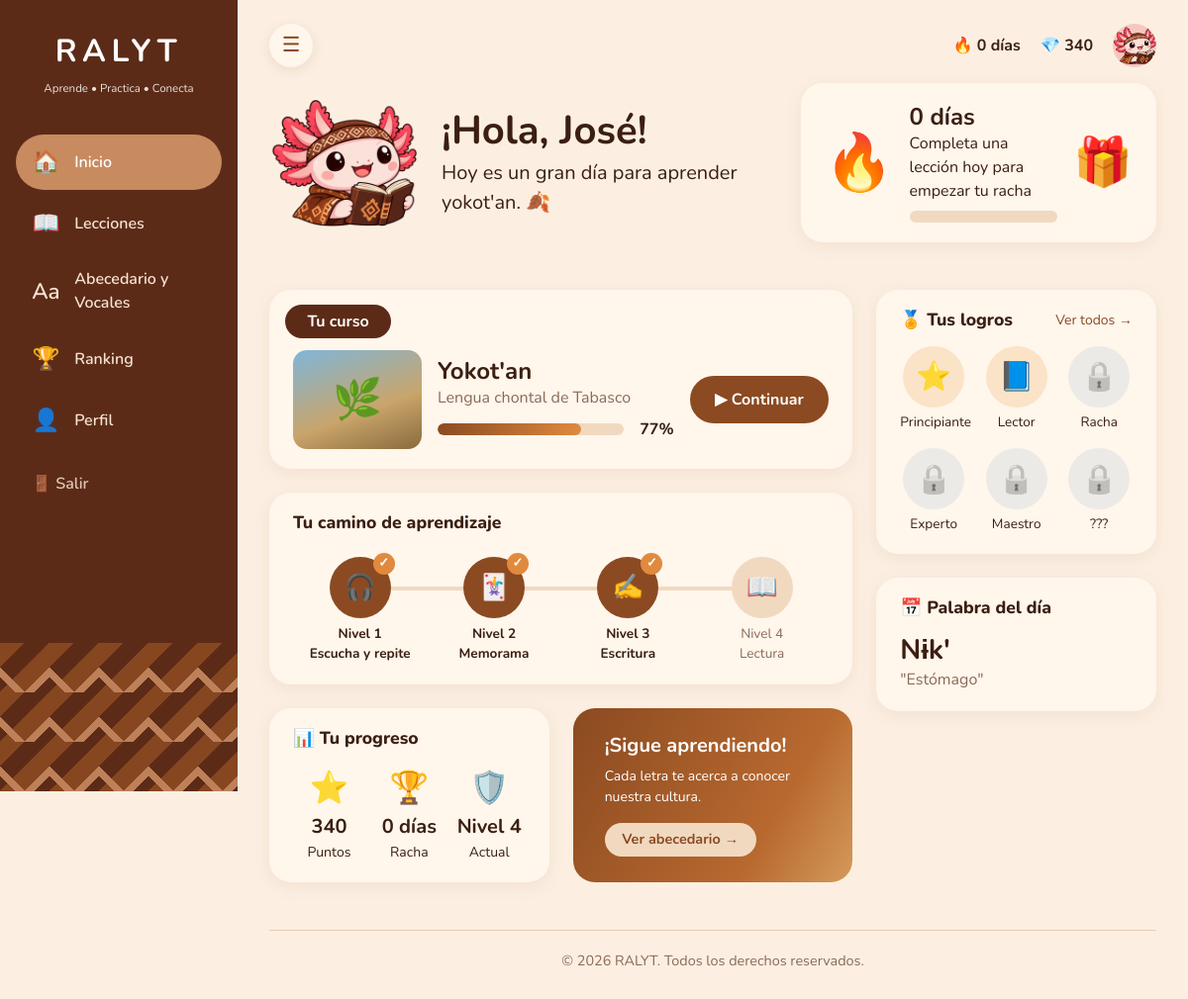
Before: /index.php?ruta=inicio (signed in) with the older database file.
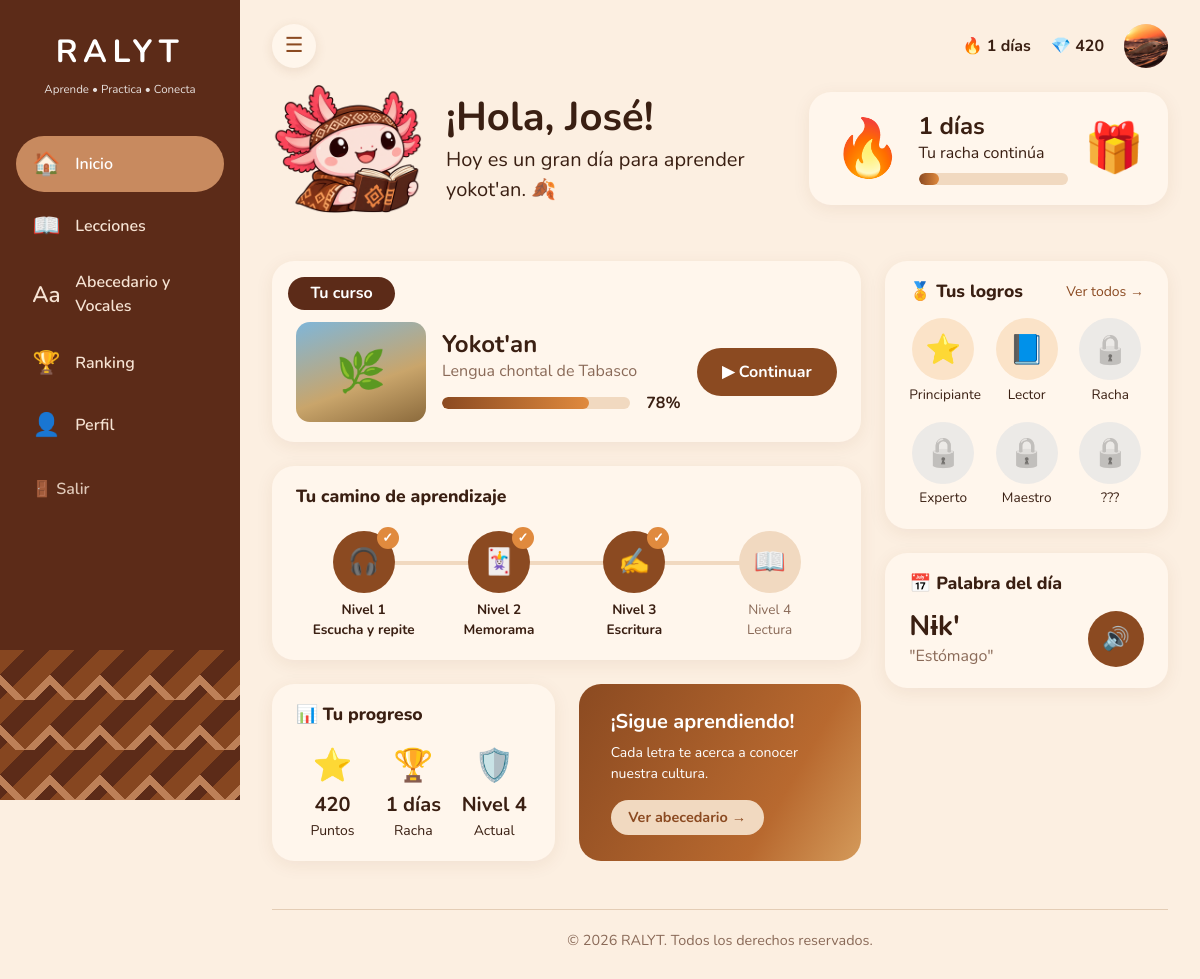
After: the same page with the newer database file.
### tables this page shows
CREATE TABLE `usuarios`  (
  `id` int(10) UNSIGNED NOT NULL AUTO_INCREMENT,
  `nombre` varchar(100) NOT NULL,
  `usuario` varchar(30) NOT NULL,
  `correo` varchar(120) NOT NULL,
  `password_hash` varchar(255) NOT NULL,
  `avatar` varchar(255) NULL DEFAULT NULL,
  `puntos` int(10) UNSIGNED NOT NULL DEFAULT 0,
  `racha` int(10) UNSIGNED NOT NULL DEFAULT 0,
  `ultima_actividad` date NULL DEFAULT NULL,
  `creado_en` timestamp NOT NULL DEFAULT current_timestamp(),
  PRIMARY KEY (`id`) USING BTREE,
  UNIQUE INDEX `uq_usuario`(`usuario`) USING BTREE,
  UNIQUE INDEX `uq_correo`(`correo`) USING BTREE
);

CREATE TABLE `niveles`  (
  `id` tinyint(3) UNSIGNED NOT NULL,
  `nombre` varchar(60) NOT NULL,
  `tipo` enum('escucha','memorama','escritura','lectura') NOT NULL,
  `descripcion` varchar(255) NULL DEFAULT NULL,
  PRIMARY KEY (`id`) USING BTREE
);

CREATE TABLE `palabras`  (
  `id` int(10) UNSIGNED NOT NULL AUTO_INCREMENT,
  `categoria_id` int(10) UNSIGNED NOT NULL,
  `yokotan` varchar(120) NOT NULL,
  `espanol` varchar(160) NOT NULL,
  `tipo` enum('palabra','frase') NOT NULL DEFAULT 'palabra',
  `audio` varchar(100) NULL DEFAULT NULL,
  `imagen` varchar(255) NULL DEFAULT NULL,
  `nota` varchar(255) NULL DEFAULT NULL,
  `orden` smallint(6) NOT NULL DEFAULT 0,
  PRIMARY KEY (`id`) USING BTREE,
  UNIQUE INDEX `uq_palabra`(`categoria_id`, `yokotan`) USING BTREE,
  INDEX `idx_espanol`(`espanol`) USING BTREE,
  CONSTRAINT `fk_pal_cat` FOREIGN KEY (`categoria_id`) REFERENCES `categorias` (`id`) ON DELETE CASCADE ON UPDATE RESTRICT
);

### controllers/InicioController.php (called while the page is built, shortened)
<?php
class InicioController extends Controlador
{
    public function index(): void {
        $usuario = $this->usuario();
        $niveles = Nivel::estados((int)$usuario['id']);
        $racha   = Usuario::rachaEfectiva($usuario);
        $hechas  = array_sum(array_column($niveles, 'hechas'));
        $total   = array_sum(array_column($niveles, 'total'));
        $palabra = Palabra::delDia();
        $this->vista('inicio', [
            'titulo' => 'Inicio', 'activa' => 'inicio', 'usuario' => $usuario,
            'niveles' => $niveles, 'racha' => $racha, 'actual' => Nivel::actual($niveles),
            'pct' => $total ? (int)round($hechas * 100 / $total) : 0,
            'pctRacha' => $racha ? (int)round((($racha - 1) % 7 + 1) / 7 * 100) : 0,
            'nombre' => explode(' ', trim($usuario['nombre']))[0],
            'iconos' => ['escucha' => '🎧', 'memorama' => '🃏', 'escritura' => '✍️', 'lectura' => '📖'],
            'palabra' => $palabra, 'audioPalabra' => ruta_audio($palabra['audio'] ?? null),
            'logros' => array_slice(Logro::todos($usuario, $niveles, $racha), 0, 5),
        ]);
    }
}

### index.php (called while the page is built, shortened)
<?php
require __DIR__ . '/resources/class/funciones.php';
spl_autoload_register(function (string $clase) {
    foreach (['controllers', 'models', 'resources/class'] as $carpeta) {
        $archivo = __DIR__ . "/$carpeta/$clase.php";
        if (is_file($archivo)) { require $archivo; return; }
    }
});
$rutas = [
    'portada'    => ['InicioController',   'portada'],
    'login'      => ['AuthController',     'login'],
    'registro'   => ['AuthController',     'registro'],
    'logout'     => ['AuthController',     'logout'],
    'inicio'     => ['InicioController',   'index'],
    'lecciones'  => ['LeccionesController', 'mapa'],
    'actividad'  => ['LeccionesController', 'actividad'],
    'completar'  => ['LeccionesController', 'completar'],
    'resultados' => ['LeccionesController', 'resultados'],
    'ranking'    => ['RankingController',  'index'],
    'abecedario' => ['AbecedarioController', 'index'],
    'perfil'     => ['PerfilController',   'index'],
];
$ruta = $_GET['ruta'] ?? (!empty($_SESSION['uid']) ? 'inicio' : 'portada');
[$controlador, $metodo] = $rutas[$ruta];
(new $controlador())->$metodo();

### resources/class/funciones.php (called while the page is built, shortened)
<?php
function h($v): string { return htmlspecialchars((string)$v, ENT_QUOTES, 'UTF-8'); }
function url(string $ruta = '', array $params = []): string {
    $q = $ruta !== '' ? ['ruta' => $ruta] + $params : $params;
    return 'index.php' . ($q ? '?' . http_build_query($q) : '');
}
function u(string $ruta = '', array $params = []): string { return h(url($ruta, $params)); }

### resources/class/Conexion.php (called while the page is built, shortened)
<?php
class Conexion
{
    private static ?PDO $pdo = null;
    public static function get(): PDO
    {
        if (self::$pdo === null) {
            try {
                self::$pdo = new PDO('mysql:host=' . self::HOST . ';dbname=' . self::BD . ';charset=utf8mb4', self::USER, self::PASS, [
                    PDO::ATTR_ERRMODE            => PDO::ERRMODE_EXCEPTION,
                    PDO::ATTR_DEFAULT_FETCH_MODE => PDO::FETCH_ASSOC,
                    PDO::ATTR_EMULATE_PREPARES   => false,
                ]);
            } catch (PDOException $e) {
                http_response_code(500);
                exit('No se pudo conectar a la base de datos "ralyt". Revisa resources/class/Conexion.php y que hayas importado ralyt.sql y ralyt_ajustes.sql.');
            }
        }
        return self::$pdo;
    }
}

### models/Usuario.php (called while the page is built, shortened)
<?php
class Usuario
{
    public static function porId(int $id): ?array {
        $q = Conexion::get()->prepare('SELECT * FROM usuarios WHERE id = ?');
        $q->execute([$id]);
        return $q->fetch() ?: null;
    }
    public static function rachaEfectiva(array $u): int {
        $dias = (new DateTime('today'))->diff(new DateTime($u['ultima_actividad']))->days;
        return $dias <= 1 ? (int)$u['racha'] : 0;
    }
}

### models/Nivel.php (called while the page is built, shortened)
<?php
class Nivel
{
    public static function estados(int $uid): array {
        $db = Conexion::get();
        $niveles = [];
        foreach ($db->query('SELECT id, nombre, tipo FROM niveles ORDER BY id') as $n) {
            $n['total'] = 0; $n['hechas'] = 0;
            $niveles[(int)$n['id']] = $n;
        }
        $q = $db->prepare('SELECT l.nivel_id, COUNT(*) AS total, SUM(COALESCE(p.completada, 0)) AS hechas
                           FROM lecciones l LEFT JOIN progreso p ON p.leccion_id = l.id AND p.usuario_id = ?
                           GROUP BY l.nivel_id');
        $q->execute([$uid]);
        foreach ($q as $f) {
            $niveles[(int)$f['nivel_id']]['total']  = (int)$f['total'];
            $niveles[(int)$f['nivel_id']]['hechas'] = (int)$f['hechas'];
        }
        $niveles[4]['total'] = (int)$db->query('SELECT COUNT(*) FROM cuentos')->fetchColumn();
        $q = $db->prepare('SELECT COUNT(*) FROM cuentos_leidos WHERE usuario_id = ?');
        $q->execute([$uid]);
        $niveles[4]['hechas'] = (int)$q->fetchColumn();
        return $niveles;
    }
}

### models/Palabra.php (called while the page is built, shortened)
<?php
class Palabra
{
    public static function delDia(): ?array {
        $db = Conexion::get();
        $n = (int)$db->query("SELECT COUNT(*) FROM palabras WHERE tipo = 'palabra'")->fetchColumn();
        $off = crc32(date('Y-m-d')) % $n;
        return $db->query("SELECT yokotan, espanol, audio FROM palabras WHERE tipo = 'palabra' ORDER BY id LIMIT 1 OFFSET $off")->fetch() ?: null;
    }
}

### vistas/paginas/inicio.php (the view, shortened to what this page needs)
<div class="row g-4 align-items-center mb-4">
      <div class="col-xl-7">
        <div class="d-flex align-items-center gap-4">
          <img src="resources/imagenes/ajolote.png" alt="Ajolote, mascota de RALYT" class="rl-mascota-img">
          <div>
            <h2 class="display-6 fw-bold mb-1">¡Hola, <?= h($nombre) ?>!</h2>
            <p class="fs-5 mb-0">Hoy es un gran día para aprender yokot'an. 🍂</p>
          </div>
        </div>
      </div>
      <div class="col-xl-5">
        <div class="rl-card d-flex align-items-center gap-3">
          <div class="display-4">🔥</div>
          <div class="flex-grow-1">
            <div class="h4 fw-bold mb-0"><?= $racha ?> días</div>
            <div class="mb-2"><?= $racha ? 'Tu racha continúa' : 'Completa una lección hoy para empezar tu racha' ?></div>
            <div class="rl-bar"><span style="width: <?= $pctRacha ?>%"></span></div>
          </div>
          <div class="display-5">🎁</div>
        </div>
      </div>
    </div>
    <div class="row g-4">
      <div class="col-xl-8">
        <div class="rl-card mt-4 mb-4">
          <span class="rl-tag">Tu curso</span>
          <div class="d-flex flex-wrap align-items-center gap-3">
            <div class="rl-curso-img" aria-hidden="true">🌿</div>
            <div class="flex-grow-1">
              <h3 class="h4 fw-bold mb-0">Yokot'an</h3>
              <p class="text-muted mb-2">Lengua chontal de Tabasco</p>
              <div class="d-flex align-items-center gap-3">
                <div class="rl-bar flex-grow-1"><span style="width: <?= $pct ?>%"></span></div>
                <strong><?= $pct ?>%</strong>
              </div>
            </div>
            <a href="<?= u('lecciones',['nivel'=>$actual]) ?>" class="rl-btn">▶ Continuar</a>
          </div>
        </div>
        <div class="rl-card mb-4">
          <h3 class="rl-title">Tu camino de aprendizaje</h3>
          <div class="rl-camino">
            <?php foreach ($niveles as $id => $nv): ?>
              <?php $tag = $nv['desbloqueado'] ? 'a' : 'div'; ?>
              <<?= $tag ?> class="rl-paso<?= $nv['completo'] ? ' hecho' : '' ?>" <?= $nv['desbloqueado'] ? 'href="' . u('lecciones',['nivel'=>$id]) . '" style="text-decoration:none"' : '' ?>>
                <div class="circ"><?= $nv['desbloqueado'] ? $iconos[$nv['tipo']] : '🔒' ?></div>
                Nivel <?= $id ?><br><?= h($nv['nombre']) ?>
              </<?= $tag ?>>
            <?php endforeach; ?>
          </div>
        </div>
        <div class="row g-4">
          <div class="col-lg-6">
            <div class="rl-card h-100">
              <h3 class="rl-title">📊 Tu progreso</h3>
              <div class="row text-center g-2">
                <div class="col-4"><div class="fs-2">⭐</div><strong class="fs-5"><?= (int)$usuario['puntos'] ?></strong><div class="small">Puntos</div></div>
                <div class="col-4"><div class="fs-2">🏆</div><strong class="fs-5"><?= $racha ?> días</strong><div class="small">Racha</div></div>
                <div class="col-4"><div class="fs-2">🛡️</div><strong class="fs-5">Nivel <?= $actual ?></strong><div class="small">Actual</div></div>
              </div>
            </div>
          </div>
          <div class="col-lg-6">
            <div class="rl-banner h-100 d-flex flex-column justify-content-center">
              <h3 class="h5 fw-bold">¡Sigue aprendiendo!</h3>
              <p class="small mb-3">Cada letra te acerca a conocer nuestra cultura.</p>
              <div><a href="<?= u('abecedario') ?>" class="rl-btn sm">Ver abecedario →</a></div>
            </div>
          </div>
        </div>
      </div>
      <div class="col-xl-4">
        <div class="rl-card mt-xl-4 mb-4">
          <div class="d-flex justify-content-between mb-3">
            <h3 class="rl-title mb-0">🏅 Tus logros</h3>
            <a href="<?= u('perfil') ?>#logros" class="small text-decoration-none" style="color: var(--r-brown)">Ver todos →</a>
          </div>
          <div class="row g-3">
            <?php foreach ($logros as [$ico, $nom, $ok]): ?>
              <div class="col-4 rl-logro<?= $ok ? '' : ' lock' ?>"><div class="medalla"><?= $ok ? $ico : '🔒' ?></div><?= $nom ?></div>
            <?php endforeach; ?>
            <div class="col-4 rl-logro lock"><div class="medalla">🔒</div>???</div>
          </div>
        </div>
        <div class="rl-card">
          <h3 class="rl-title">📅 Palabra del día</h3>
          <?php if ($palabra): ?>
          <div class="d-flex justify-content-between align-items-center">
            <div>
              <div class="h3 fw-bold mb-0" lang="chf"><?= h($palabra['yokotan']) ?></div>
              <div class="text-muted">"<?= h($palabra['espanol']) ?>"</div>
            </div>
            <?php if ($audioPalabra): ?>
              <button type="button" class="rl-sonido" id="btnPalabra" aria-label="Escuchar la palabra del día">🔊</button>
            <?php endif; ?>
          </div>
          <?php else: ?><p class="text-muted mb-0">Aún no hay palabras cargadas.</p><?php endif; ?>
        </div>
      </div>
    </div>

### vistas/templates/head.php (shortened to what this page needs)
<!DOCTYPE html>
<html lang="es">
<head>
  <link href="https://cdn.jsdelivr.net/npm/bootstrap@5.3.3/dist/css/bootstrap.min.css" rel="stylesheet">
  <link href="resources/css/style.css" rel="stylesheet">
</head>
<body>

### controllers/Controlador.php (shortened to what this page needs)
<?php
abstract class Controlador
{
    protected function usuario(): array {
        if (!empty($_SESSION['uid']) && ($u = Usuario::porId((int)$_SESSION['uid']))) return $u;
    }
    protected function vista(string $pagina, array $datos = [], bool $publico = false): void {
        if (!$publico) $datos['usuario'] ??= $this->usuario();
        extract($datos);
        $base = __DIR__ . '/../vistas/';
        require $base . 'templates/head.php';
        if ($publico) {
            require $base . 'templates/publico_nav.php';
        } else {
            require $base . 'templates/sidebar.php';
            require $base . 'templates/topbar.php';
        }
        require $base . 'paginas/' . $pagina . '.php';
        require $base . 'templates/' . ($publico ? 'footer_publico.php' : 'footer.php');
    }
}

### vistas/templates/sidebar.php (shortened to what this page needs)
<?php
$items = [
    'inicio'     => ['inicio',     '🏠', 'Inicio'],
    'lecciones'  => ['lecciones',  '📖', 'Lecciones'],
    'abecedario' => ['abecedario', 'Aa', 'Abecedario y<br>Vocales'],
    'ranking'    => ['ranking',    '🏆', 'Ranking'],
    'perfil'     => ['perfil',     '👤', 'Perfil'],
];
?>
<div class="rl-layout">
  <aside class="rl-side" id="menuLateral">
    <div class="rl-logo">
      <a href="<?= u('inicio') ?>">
        <p class="nombre">RALYT</p>
        <small>Aprende • Practica • Conecta</small>
      </a>
    </div>
    <nav class="rl-nav" aria-label="Menú principal">
      <?php foreach ($items as $clave => [$href, $ico, $texto]): ?>
        <a href="<?= u($href) ?>"<?= ($activa ?? '') === $clave ? ' class="active" aria-current="page"' : '' ?>><span class="ico"><?= $ico ?></span><span><?= $texto ?></span></a>
      <?php endforeach; ?>
    </nav>
    <a href="<?= u('logout') ?>" class="rl-salir">🚪 Salir</a>
    <div class="rl-pattern" aria-hidden="true"></div>
  </aside>
  <main class="rl-main">

### vistas/templates/topbar.php (shortened to what this page needs)
<div class="rl-top mb-3">
  <button type="button" class="rl-toggle" id="btnMenu" aria-controls="menuLateral" aria-expanded="true" aria-label="Ocultar menú">☰</button>
  <span>🔥 <?= Usuario::rachaEfectiva($usuario) ?> días</span>
  <span>💎 <?= (int)$usuario['puntos'] ?></span>
  <a href="<?= u('perfil') ?>" class="rl-avatar" aria-label="Mi perfil"><img src="<?= $usuario['avatar'] ? h($usuario['avatar']) : 'resources/imagenes/ajolote.png' ?>"<?= $usuario['avatar'] ? ' class="avatar-foto"' : '' ?> alt=""></a>
</div>

### vistas/templates/footer.php (shortened to what this page needs)
    <footer class="rl-footer">© 2026 RALYT. Todos los derechos reservados.</footer>
  </main>
</div>
</body>
</html>

Changed rows visible on the page:
changed usuarios: racha "0" → "1"; puntos "340" → "420"; avatar: picture added
Other visible differences:
$racha: "0" → "1"
$pct: 77 → 78 (drawn)
$pct: "77" → "78"
text no longer shown: "Completa una lección hoy para empezar tu racha"
text now shown: "Tu racha continúa 🔊"
